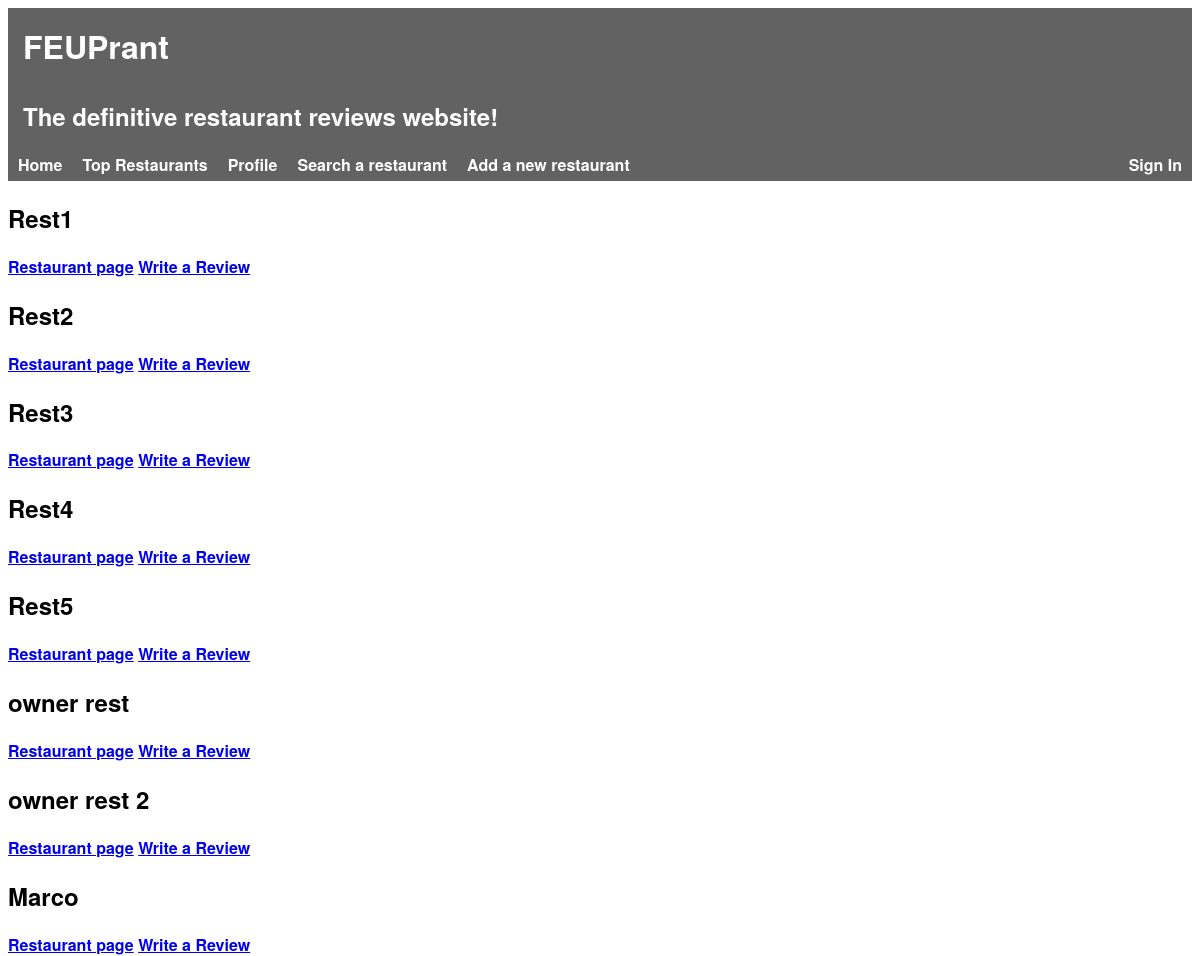
/pages/top_restaurants.php, run on the app's committed database.
### tables this page shows
CREATE TABLE Restaurant(
    idRestaurant        INTEGER PRIMARY KEY AUTOINCREMENT,
    name                STRING NOT NULL,
    description         STRING NOT NULL,
    score               FLOAT NOT NULL,

    idOwner             INTEGER REFERENCES User(idUser),
    idRestaurantInfo    INTEGER REFERENCES RestaurantInfo(idRestaurantInfo)
);

### pages/top_restaurants.php (called while the page is built, shortened)
<?php
    include_once('../database/connection.php');
    include_once('../database/db_restaurants.php');
    $restaurants = searchTopRestaurants();
    include_once('../templates/header.php');
    include_once('../templates/restaurants.php');
?>

### database/db_restaurants.php (called while the page is built, shortened)
<?php
    function searchTopRestaurants() {
        global $db;
        $stmt = $db->prepare('SELECT * FROM Restaurant ORDER BY score DESC LIMIT 10');
        $stmt->execute();
        return $stmt->fetchAll();
    }
?>

### templates/restaurants.php (the view, shortened to what this page needs)
<section id="restaurants">
    <?php foreach($_SESSION['restaurants'] as $restaurant) { ?>
    <article>
        <h2><?= $restaurant['name'] ?></h2>
        <a href="../templates/restaurant.php?idRestaurant=<?=$restaurant['idRestaurant']?>">Restaurant page</a>
        <a href="write_review?idRestaurant=<?=$restaurant['idRestaurant']?>">Write a Review</a>
    </article>
    <?php } ?>
</section>

### css/header.css (style rules this page uses)
html { font-family: 'Helvetica Neue', sans-serif; font-weight: bold; height: 100%; }

### data on the page
restaurant: name "Rest1"
restaurant: name "Rest2"
restaurant: name "Rest3"
restaurant: name "Rest4"
restaurant: name "Rest5"
restaurant: name "owner rest"
restaurant: name "owner rest 2"
restaurant: name "Marco"
